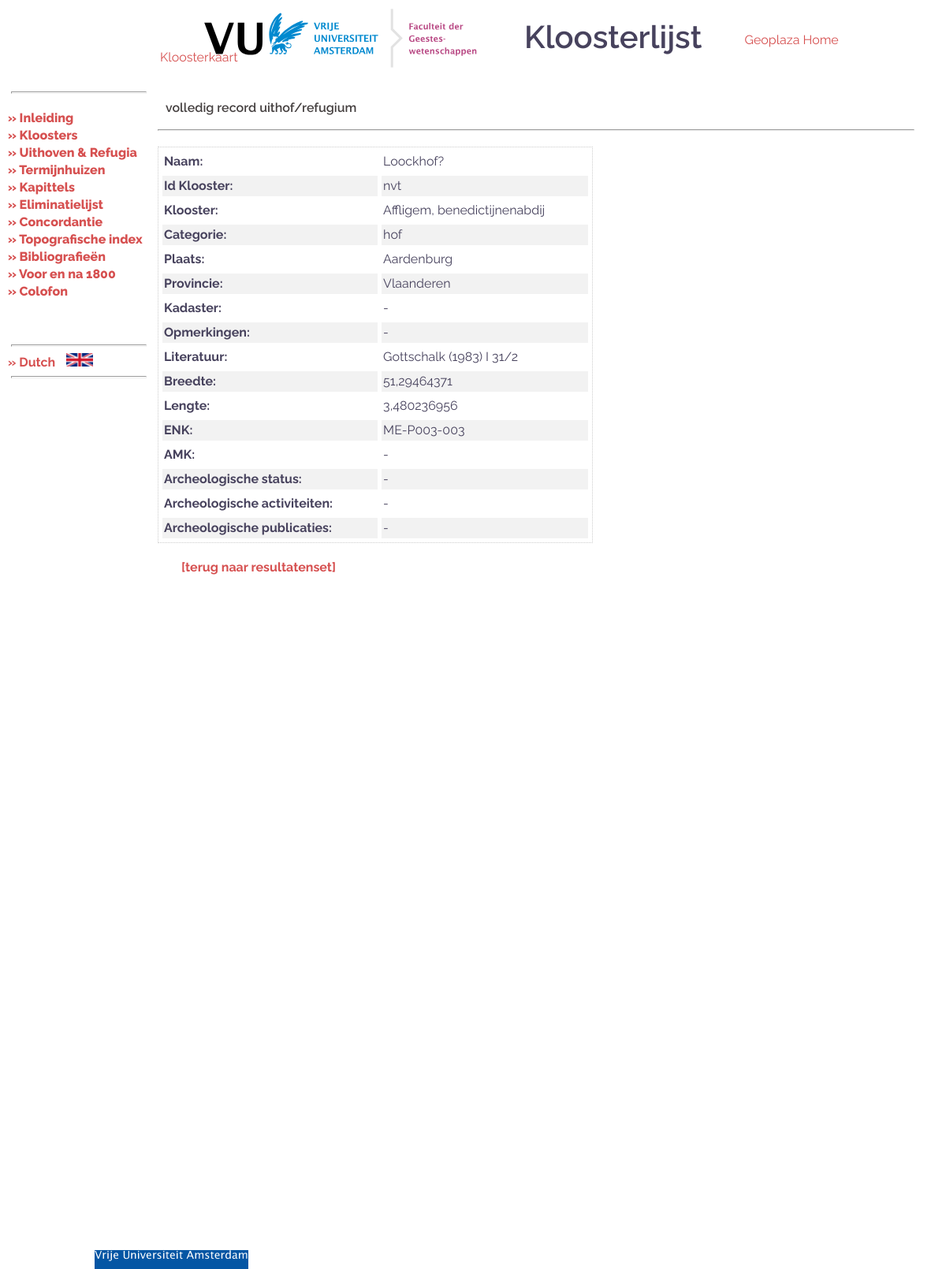
The app's page /nl/urshow.php?id_ur=312 with its own data.
### tables this page shows
CREATE TABLE `Uithoven` (
  `id_ur` int DEFAULT NULL,
  `idnr_klooster` varchar(255) DEFAULT NULL,
  `Klooster` varchar(255) DEFAULT NULL,
  `Uithof_idnr` varchar(255) DEFAULT NULL,
  `Categorie` varchar(255) DEFAULT NULL,
  `Plaats` varchar(255) DEFAULT NULL,
  `Naam` varchar(255) DEFAULT NULL,
  `Prov` varchar(255) DEFAULT NULL,
  `Breedte_dec` varchar(255) DEFAULT NULL,
  `Lengte_dec` varchar(255) DEFAULT NULL,
  `Kadaster` varchar(255) DEFAULT NULL,
  `Opmerkingen` mediumtext,
  `ENK_code` varchar(255) DEFAULT NULL,
  `Literatuur` mediumtext,
  `AMK` mediumtext,
  `status` varchar(255) DEFAULT NULL,
  `activit` mediumtext,
  `lit` mediumtext
);

### resources/safe_params.inc (called while the page is built, shortened)
<?php
function safe_str_sql($value)
{
    $db = include('db_connect.inc');
    return mysqli_real_escape_string($db, $value);
}
class Safe_template
{
    protected $_delim1 = '%(';
    protected $_delim2 = ')';
    protected $_percent = '%';
    protected $_double_percent = '%%';
    protected $_percent_code = '%(_PERCENT_)s';
    function __construct($template = '')
    {
        $this->template = $template;
        $this->references = null;
        $this->mapping = array();
    }
    function prepare()
    {
        $this->template = str_replace($this->_double_percent, $this->_percent_code, $this->template);
        $delim1 = preg_quote($this->_delim1, '/');
        $delim2 = preg_quote($this->_delim2, '/');
        $pattern = '/' . $delim1 . '(\w+)' . $delim2 . '([sdf])/';
        $m = preg_match_all($pattern, $this->template, $matches, PREG_SET_ORDER);
        if ($m == 0) {
            $this->references = array();
        } else {
            $this->references = $matches;
        }
    }
    function interpolate($params)
    {
        if (!empty($this->references)) {
            if (is_object($params)) {
                $params = get_object_vars($params);
            }
            $this->mapping[$this->_percent_code] = $this->_percent;
            $result = str_replace(array_keys($this->mapping), array_values($this->mapping), $this->template);
        } else {
            $result = $this->template;
            $result = str_replace($this->_percent_code, $this->_percent, $result);
        }
        return $result;
    }
}
class Sql_template extends Safe_template
{
    function resolve_references($params)
    {
        $mapping = array();
        foreach ($this->references as $ref_item) {
            $refstr = $ref_item[0];
            $var = $ref_item[1];
            $type = $ref_item[2];
            if (!isset($mapping[$refstr])) {
                if (isset($params[$var])) {
                    $val = $params[$var];
                    switch ($type) {
                        case 's':
                            $mapping[$refstr] = (string)safe_str_sql($val);
                            break;
                    }
                } else {
                    $mapping[$refstr] = $this->get_default_value($type);
                }
            }
        }
        return;
    }
}
?>

### nl/urshow.php (the view, shortened to what this page needs)
<html>
<head>
    <LINK rel="stylesheet" href="../resources/mp.css" type="text/css">
</head>
<body>
<div id="links">
    <?php
    include("menu.inc.php");
    ?>
</div>
<div id="content">
<?php include("header.inc"); ?>
    <h3>volledig record uithof/refugium</h3>
    <hr>
    <p>
        <?php
        include('../resources/safe_params.inc');
        $id_ur = '';
        $db = include('db_connect.inc');
        if ($db) {
        if (isset($_GET["id_ur"])) {
            $id_ur = (string)$_GET["id_ur"];
        }
        $query_params = new Template_params();
        if ($id_ur != '') {
            $id_ur_conditie = " WHERE id_ur = '%(id_ur)s'";
            $query_params->id_ur = $id_ur;
        } else {
            $id_ur_conditie = '';
        }
        $query_template = new Sql_template();
        $query_template->template = <<<END_OF_QUERY
	select  idnr_klooster, Klooster, Categorie, Plaats, Naam, Prov, Kadaster, Opmerkingen, Literatuur, id_ur, Breedte_dec, Lengte_dec, ENK_code, AMK, status, activit, lit
	FROM  	Uithoven
	$id_ur_conditie
END_OF_QUERY;
        $query = $query_template->interpolate($query_params);
        if (!($result = mysqli_query($db, $query))) {
            echo 'invalid query.';
        } else {
        ?>
    <p>
    <table bgcolor="#FFFFFF" cellpadding="2" cellspacing="5" border="2" bordercolor="#B94A85" width="60%">
        <?php
        while (($row = mysqli_fetch_object($result))) {
            echo <<<END_OF_ENTRY
			<tr><td valign="top"><strong>Naam:</strong></td> <td valign="top">$row->Naam</td></tr>
			<tr><td valign="top"><strong>Id Klooster:</strong></td> <td valign="top">$row->idnr_klooster</td></tr>
			<tr><td valign="top"><strong>Klooster:</strong></td> <td valign="top">$row->Klooster</td></tr>
			<tr><td valign="top"><strong>Categorie:</strong></td> <td valign="top">$row->Categorie</td></tr>
			<tr><td valign="top"><strong>Plaats:</strong></td> <td valign="top">$row->Plaats</td></tr>
			<tr><td valign="top"><strong>Provincie:</strong></td> <td valign="top">$row->Prov</td></tr>
			<tr><td valign="top"><strong>Kadaster:</strong></td> <td valign="top">$row->Kadaster</td></tr>
			<tr><td valign="top"><strong>Opmerkingen:</strong></td> <td valign="top">$row->Opmerkingen</td></tr>
			<tr><td valign="top"><strong>Literatuur:</strong></td> <td valign="top">$row->Literatuur</td></tr>
			<tr><td valign="top"><strong>Breedte:</strong></td> <td valign="top">$row->Breedte_dec</td></tr>
			<tr><td valign="top"><strong>Lengte:</strong></td> <td valign="top">$row->Lengte_dec</td></tr>
			<tr><td valign="top"><strong>ENK:</strong></td> <td valign="top">$row->ENK_code</td></tr>
			<tr><td valign="top"><strong>AMK:</strong></td> <td valign="top">$row->AMK</td></tr>
			<tr><td valign="top"><strong>Archeologische status:</strong></td> <td valign="top">$row->status</td></tr>
			<tr><td valign="top"><strong>Archeologische activiteiten:</strong></td> <td valign="top">$row->activit</td></tr>
			<tr><td valign="top"><strong>Archeologische publicaties:</strong></td> <td valign="top">$row->lit</td></tr>
END_OF_ENTRY;
        }
        ?></table>
    <?php
    }
    ?>
    <?php
    }
    ?>
    </p>
    <p class="indent"><a href="javascript:history.back()"><strong>[terug naar resultatenset]</strong></a></p>
</div>
<div id="rechts">
</div>
<div id="onder">
    <p class="vu">
        <img src="../images/vu.gif" width="195" height="24">
    </p>
</div>
</body>
</html>

### resources/mp.css (style rules this page uses)
body { margin-left: auto; margin-right: auto; max-width: 1500px; padding: 0px; overflow: hidden; font-family: Raleway, Arial; color: #47425d; font-size: 16px; font-weight: 400; }
a:link { color: #d65050; text-decoration: none }
p { line-height: 22px; margin-top: 20px; margin-bottom: 10px; margin-right: 40px; }
td { line-height: 22px; }
h1, h2, h3, h4 { font-weight: bold; padding: 10px; margin-top: 0; margin-bottom: 0; color: #443f3f; font-weight: 600; }
h3 { font-size: 16px; }
#links { float: left; background: #ffffff; width: 200px; height: 100%; padding-top: 100px; }
#rechts { float: left; background: #ffffff; width: 9.99%; height: 100%; }
#content { float: left; background: #FFFFFF; width: 80%; height: 100%; overflow: auto; scrollbar-track-color: #FFFFFF; }
#onder { float: left; background: #ffffff; width: 100%; height: 0; }
.vu { margin: 10px; margin-left: 10%; }
.indent { text-indent: 30px; }
table { border-width: 1px !important; border-color: #cccccc; border-style: dotted; }
p table tr:nth-child(even) { background-color: #f2f2f2 !important; }
p table tr:nth-child(odd) { background-color: #ffffff !important; }
p table td { border: none; border-spacing: 0; }

### records on screen
uithoven: Naam "Loockhof?", idnr_klooster "nvt", Klooster "Affligem, benedictijnenabdij", Categorie "hof", Plaats "Aardenburg", Prov "Vlaanderen", Kadaster "-", Opmerkingen "-", Literatuur "Gottschalk (1983) I 31/2", Breedte_dec "51,29464371", Lengte_dec "3,480236956", ENK_code "ME-P003-003", AMK "-", status "-", activit "-", lit "-"
